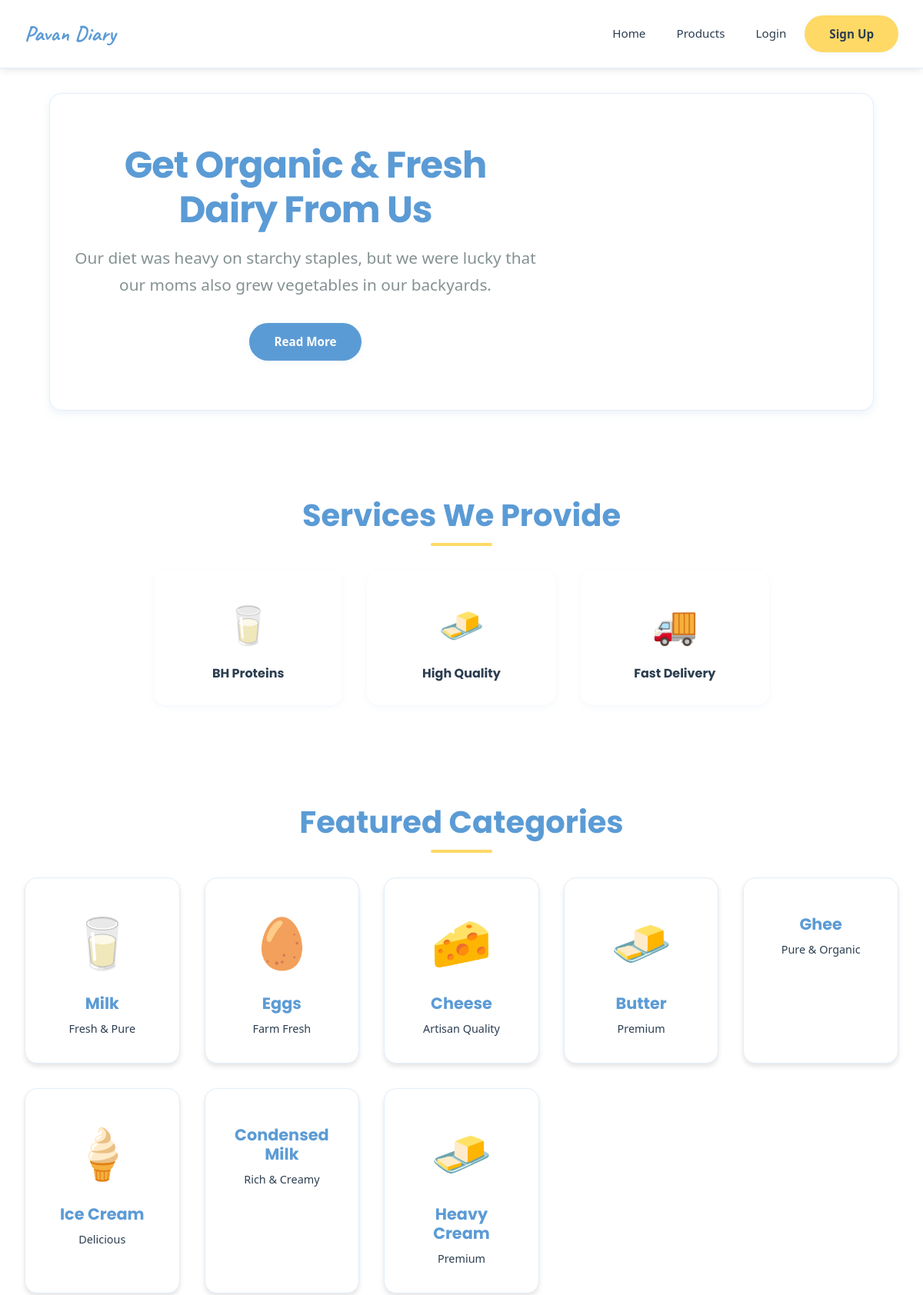
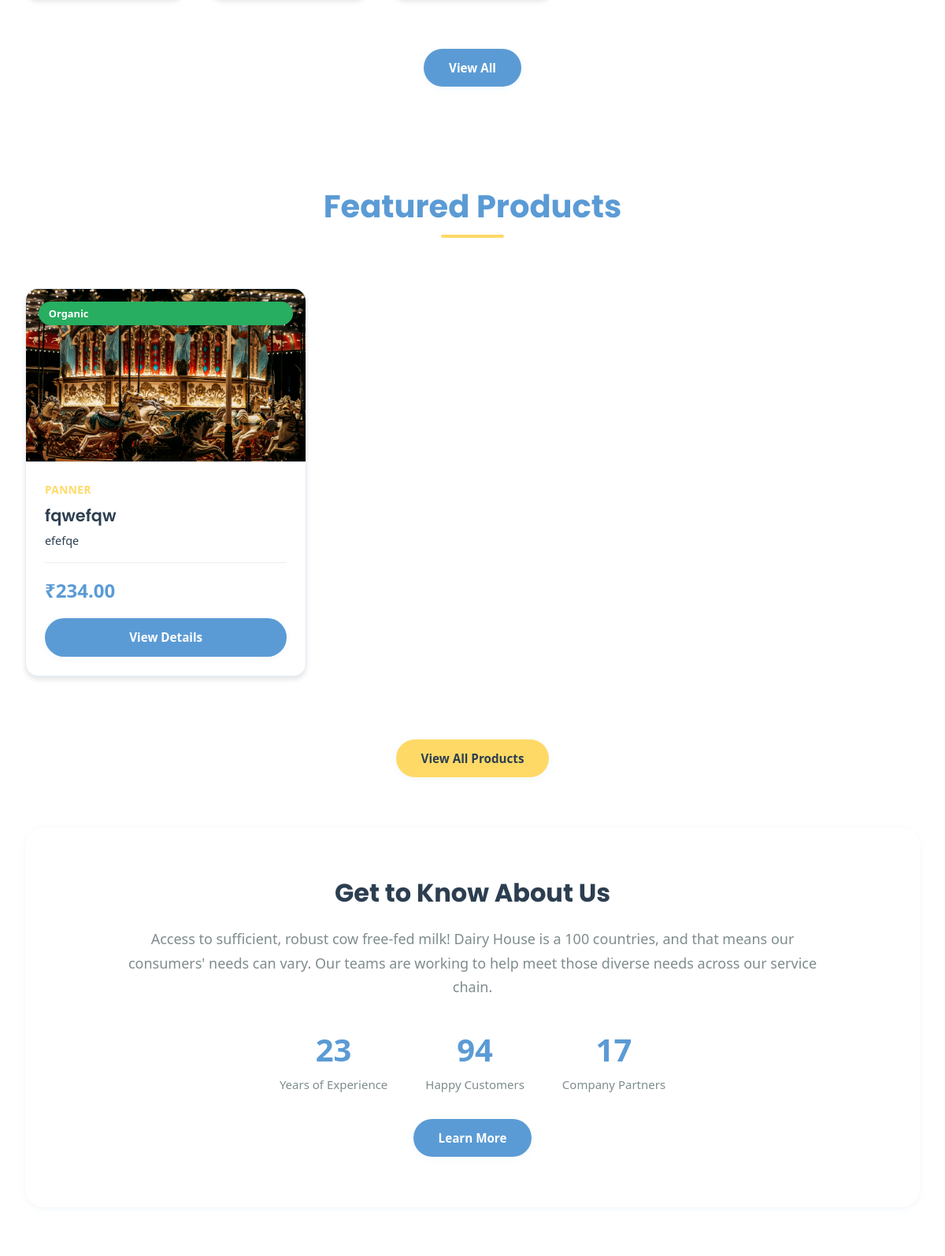
The page / (upper part) on the database its author committed (2 pictures, top to bottom).
### products/models.py (models this page shows, shortened)
class Product(models.Model):
    seller = models.ForeignKey(SellerProfile, on_delete=models.CASCADE, related_name='products')
    category = models.ForeignKey(Category, on_delete=models.SET_NULL, null=True, related_name='products')
    name = models.CharField(max_length=200)
    description = models.TextField()
    price = models.DecimalField(max_digits=10, decimal_places=2, validators=[MinValueValidator(0)])
    stock_quantity = models.IntegerField(default=0, validators=[MinValueValidator(0)])
    unit = models.CharField(max_length=50, default='piece')
    is_organic = models.BooleanField(default=False)
    expiry_days = models.IntegerField(help_text="Days until expiry from production")
    rating = models.DecimalField(max_digits=3, decimal_places=2, default=0.00,
                                validators=[MinValueValidator(0), MaxValueValidator(5)])
    is_active = models.BooleanField(default=True)
    created_at = models.DateTimeField(auto_now_add=True)
    updated_at = models.DateTimeField(auto_now=True)
    class Meta:
        db_table = 'products'
        ordering = ['-created_at']
    @property
    def primary_image(self):
        primary = self.images.filter(is_primary=True).first()
        if primary:
            return primary.image.url
        first_image = self.images.first()
        if first_image:
            return first_image.image.url
        return None

class ProductImage(models.Model):
    product = models.ForeignKey(Product, on_delete=models.CASCADE, related_name='images')
    image = models.ImageField(upload_to='products/')
    is_primary = models.BooleanField(default=False)
    created_at = models.DateTimeField(auto_now_add=True)
    class Meta:
        db_table = 'product_images'

class Category(models.Model):
    name = models.CharField(max_length=100, unique=True)
    description = models.TextField(blank=True)
    image = models.ImageField(upload_to='categories/', null=True, blank=True)
    is_active = models.BooleanField(default=True)
    created_at = models.DateTimeField(auto_now_add=True)
    class Meta:
        db_table = 'categories'
        verbose_name_plural = 'Categories'
        ordering = ['name']

### core/views.py (the view)
# urls.py: path('', views.home, name='home'),
def home(request):
    featured_products = Product.objects.filter(
        is_active=True,
        listing__featured=True
    ).select_related('category', 'seller', 'listing').prefetch_related('images')[:8]
    categories = Category.objects.filter(is_active=True)
    new_arrivals = Product.objects.filter(
        is_active=True
    ).select_related('category', 'seller').prefetch_related('images').order_by('-created_at')[:4]
    organic_products = Product.objects.filter(
        is_active=True,
        is_organic=True
    ).select_related('category', 'seller').prefetch_related('images')[:4]
    context = {
        'featured_products': featured_products,
        'categories': categories,
        'new_arrivals': new_arrivals,
        'organic_products': organic_products,
    }
    return render(request, 'core/home.html', context)

### cart/context_processors.py (called while the page is built)
def cart_count(request):
    if request.user.is_authenticated:
        from django.db.models import Sum
        result = CartItem.objects.filter(user=request.user).aggregate(total=Sum('quantity'))
        count = result['total'] or 0
    else:
        count = 0
    return {'cart_count': count}

### templates/core/home.html (shortened to what this page needs)
{% extends 'core/base.html' %}
{% load static %}
{% block extra_css %}
    <link rel="stylesheet" href="{% static 'css/pages/home.css' %}?v=1">
{% endblock %}
{% block content %}
<div class="hero">
    <div class="hero-content">
        <h1>Get Organic & Fresh Dairy From Us</h1>
        <p>Our diet was heavy on starchy staples, but we were lucky that our moms also grew vegetables in our backyards.</p>
        <div class="hero-buttons">
            <a href="{% url 'product_list' %}" class="btn">Read More</a>
        </div>
    </div>
</div>
<section class="section">
    <h2 class="section-title">Services We Provide</h2>
    <div class="services-grid">
        <div class="service-card">
            <div class="service-icon">🥛</div>
            <h3 class="service-title">BH Proteins</h3>
        </div>
        <div class="service-card">
            <div class="service-icon">🧈</div>
            <h3 class="service-title">High Quality</h3>
        </div>
        <div class="service-card">
            <div class="service-icon">🚚</div>
            <h3 class="service-title">Fast Delivery</h3>
        </div>
    </div>
</section>
<section class="section">
    <h2 class="section-title">Featured Categories</h2>
    <div class="categories">
        <a href="{% url 'product_list' %}?category=milk" class="category-card">
            <div class="category-icon">🥛</div>
            <h3>Milk</h3>
            <p>Fresh & Pure</p>
        </a>
        <a href="{% url 'product_list' %}?category=eggs" class="category-card">
            <div class="category-icon">🥚</div>
            <h3>Eggs</h3>
            <p>Farm Fresh</p>
        </a>
        <a href="{% url 'product_list' %}?category=cheese" class="category-card">
            <div class="category-icon">🧀</div>
            <h3>Cheese</h3>
            <p>Artisan Quality</p>
        </a>
        <a href="{% url 'product_list' %}?category=butter" class="category-card">
            <div class="category-icon">🧈</div>
            <h3>Butter</h3>
            <p>Premium</p>
        </a>
        <a href="{% url 'product_list' %}?category=ghee" class="category-card">
            <h3>Ghee</h3>
            <p>Pure & Organic</p>
        </a>
        <a href="{% url 'product_list' %}?category=icecream" class="category-card">
            <div class="category-icon">🍦</div>
            <h3>Ice Cream</h3>
            <p>Delicious</p>
        </a>
        <a href="{% url 'product_list' %}?category=cream" class="category-card">
            <h3>Condensed Milk</h3>
            <p>Rich & Creamy</p>
        </a>
        <a href="{% url 'product_list' %}?category=creamcheese" class="category-card">
            <div class="category-icon">🧈</div>
            <h3>Heavy Cream</h3>
            <p>Premium</p>
        </a>
    </div>
    <div class="view-all-container">
        <a href="{% url 'product_list' %}" class="btn">View All</a>
    </div>
</section>
<section class="section">
    <h2 class="section-title">Featured Products</h2>
    <div class="products-grid">
        {% for product in featured_products %}
        <div class="product-card">
            <div class="product-image">
                {% if product.primary_image %}
                    <img src="{{ product.primary_image }}" alt="{{ product.name }}">
                {% else %}
                    <div class="product-placeholder">
                        🥛
                    </div>
                {% endif %}
                {% if product.is_organic %}
                    <span class="product-badge organic">Organic</span>
                {% endif %}
            </div>
            <div class="product-info">
                <div class="product-category">{{ product.category.name }}</div>
                <h3 class="product-name">{{ product.name }}</h3>
                <p class="product-description">{{ product.description|truncatewords:12 }}</p>
                <div class="product-footer">
                    <div class="product-price">₹{{ product.price }}</div>
                </div>
                <a href="{% url 'product_detail' product.pk %}" class="btn btn-block btn-detail">View Details</a>
            </div>
        </div>
        {% empty %}
        <p class="no-products">No featured products available</p>
        {% endfor %}
    </div>
    {% if featured_products %}
    <div class="view-all-container">
        <a href="{% url 'product_list' %}" class="btn btn-secondary">View All Products</a>
    </div>
    {% endif %}
</section>
<section class="section about-section">
    <div class="about-container">
        <h2 class="about-title">Get to Know About Us</h2>
        <p class="about-text">
            Access to sufficient, robust cow free-fed milk! Dairy House is a 100 countries, and that means our consumers' needs can vary.
            Our teams are working to help meet those diverse needs across our service chain.
        </p>
        <div class="stats-container">
            <div>
                <div class="stat-number">23</div>
                <div class="stat-label">Years of Experience</div>
            </div>
            <div>
                <div class="stat-number">94</div>
                <div class="stat-label">Happy Customers</div>
            </div>
            <div>
                <div class="stat-number">17</div>
                <div class="stat-label">Company Partners</div>
            </div>
        </div>
        <div class="learn-more-container">
            <a href="#" class="btn">Learn More</a>
        </div>
    </div>
</section>
{% endblock %}

### static/css/pages/home.css (style rules this page uses)
.hero-content { max-width: 600px; }
.hero p { color: #7F8C8D; }
.services-grid { display: grid; grid-template-columns: repeat(auto-fit, minmax(200px, 1fr)); gap: 2rem; max-width: 800px; margin: 0 auto; }
.service-card { text-align: center; padding: 2rem 1rem; background: white; border-radius: 16px; box-shadow: 0 2px 8px rgba(91, 155, 213, 0.08); }
.service-icon { font-size: 3rem; margin-bottom: 1rem; }
.service-title { font-size: 1rem; color: #2C3E50; margin: 0; }
.view-all-container { text-align: center; margin-top: 2rem; }
.btn-detail { margin-top: 1rem; }
.about-section { background: white; padding: 4rem 2rem; border-radius: 24px; box-shadow: 0 2px 8px rgba(91, 155, 213, 0.08); }
.about-container { max-width: 900px; margin: 0 auto; text-align: center; }
.about-title { font-size: 2rem; margin-bottom: 1.5rem; }
.about-text { font-size: 1.125rem; color: var(--text-muted); margin-bottom: 2rem; }
.stats-container { display: flex; gap: 3rem; justify-content: center; flex-wrap: wrap; margin-top: 2rem; }
.stat-number { font-size: 2.5rem; font-weight: 700; color: var(--primary); }
.stat-label { color: var(--text-muted); font-size: 0.9375rem; }
.learn-more-container { margin-top: 2rem; }

### rows shown on the page
Product: primary_image (picture), is_organic "Organic", category.name "PANNER", name "fqwefqw", description "efefqe", price "234.00"
